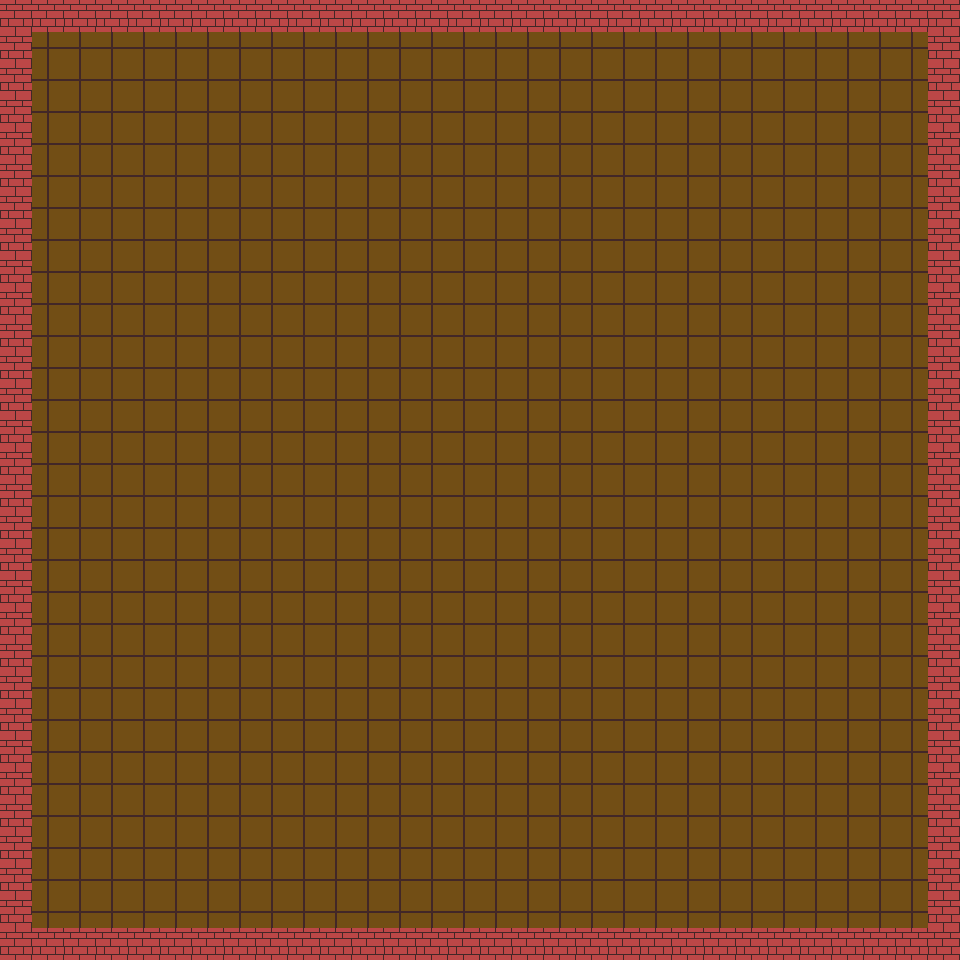

This is a level from a 2D game, rendered from its Tiled map with the project's own tilesets. A one-line summary and the map file follow, with tile-layer data summarised:
An orthogonal 30x30 tile map with 32x32 px tiles, 2 tile layers (Background, Collision), 2 tilesets and 5 objects (Spawn, Key, Demon, Torch, Stairs).

<map version="1.0" orientation="orthogonal" width="30" height="30" tilewidth="32" tileheight="32">
 <tileset firstgid="1" name="Collision" tilewidth="32" tileheight="32">
  <image source="../tileset/tileset.png" width="160" height="320" />
 </tileset>
 <tileset firstgid="51" name="Object" tilewidth="32" tileheight="32">
  <image source="../tileset/ObjectTiles.png" width="160" height="320" />
  <tile id="0">
   <properties>
    <property name="type" value="spawn" />
   </properties>
  </tile>
 </tileset>
 <layer name="Background" width="30" height="30">
  <data>[900 cells, 900 non-empty, 1 distinct tile ids]</data>
 </layer>
 <layer name="Collision" width="30" height="30">
  <data>[900 cells, 116 non-empty, 1 distinct tile ids]</data>
 </layer>
 <objectgroup name="Object Layer 1" width="30" height="30">
  <object name="Spawn" type="Spawn" gid="52" x="224" y="64" width="32" height="32" />
  <object type="Key" gid="53" x="160" y="64" width="32" height="32">
   <properties>
    <property name="doorname" value="door1" />
   </properties>
  </object>
  <object type="Demon" gid="54" x="96" y="64" width="32" height="32" />
  <object type="Torch" gid="55" x="32" y="64" width="32" height="32" />
  <object type="Stairs" gid="56" x="288" y="64" width="32" height="32" rotation="-270">
   <properties>
    <property name="next" value="nextlevel" />
   </properties>
  </object>
 </objectgroup>
</map>
